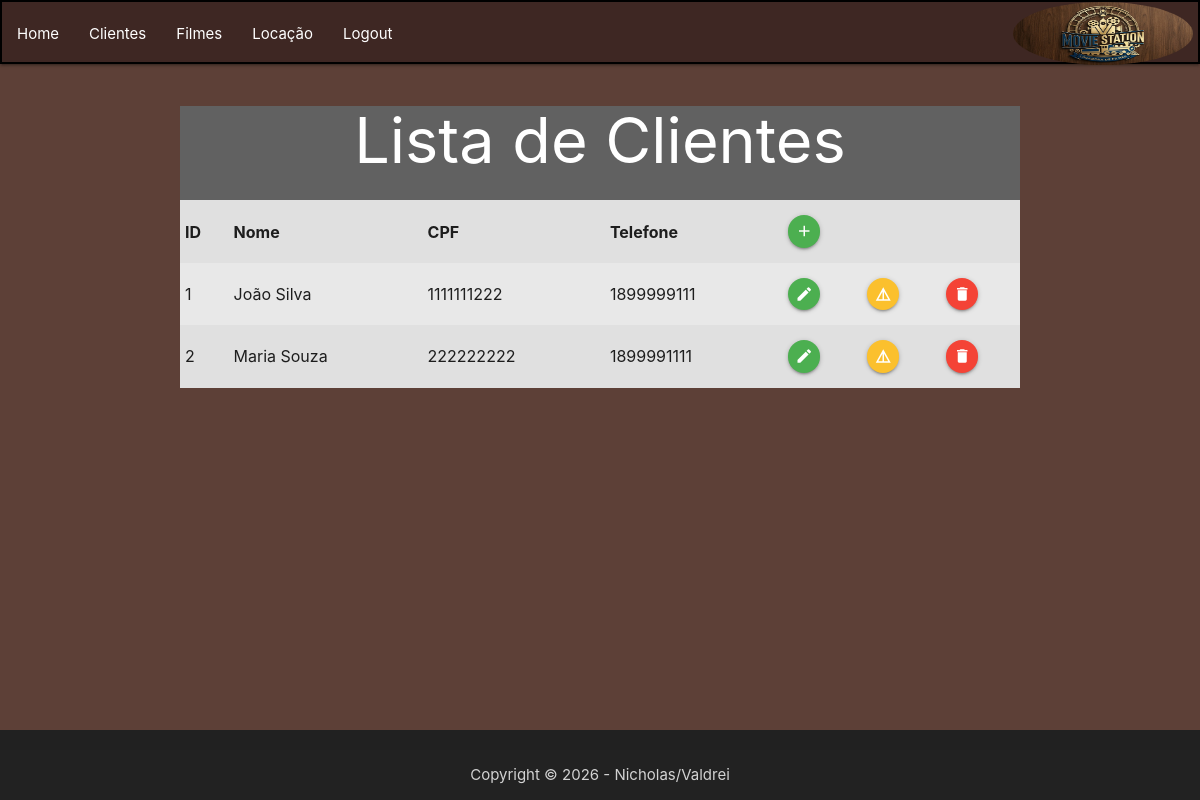
The app's page /VIEW/cliente/lstcliente.php with its own data.
### tables this page shows
CREATE TABLE `cliente` (
  `id` int(11) NOT NULL,
  `nome` varchar(35) NOT NULL,
  `cpf` int(20) NOT NULL,
  `telefone` int(20) NOT NULL
);

### DAL/cliente.php (called while the page is built, shortened)
<?php
    include_once $_SERVER['DOCUMENT_ROOT'] . '/Locadora/DAL/conexao.php';
    include_once $_SERVER['DOCUMENT_ROOT'] . '/Locadora/MODEL/cliente.php';
    class Cliente{
        public function Select(){
            $clientes = array();
            $sql = "SELECT * FROM cliente;";
            $con = Conexao::conectar();
            $registros = $con->query($sql);
            foreach($registros as $linha){
                $cliente = new \MODEL\Cliente();
                $cliente->setId($linha['id']);
                $cliente->setNome($linha['nome']);
                $cliente->setCpf($linha['cpf']);
                $cliente->setTelefone($linha['telefone']);
                $clientes[] = $cliente;
            }
            return $clientes;
        }
    }

### DAL/conexao.php (called while the page is built, shortened)
<?php
    class conexao {
        private static $dbNome = 'locadora';
        private static $dbHost = 'localhost';
        private static $dbUsuario = 'root';
        private static $dbSenha = '';
        private static $cont = null;
        public static function conectar(){
            if (self::$cont == null){
                try{
                    self::$cont = new PDO("mysql:host=" . self::$dbHost . ";dbname=" . self::$dbNome,
                    self::$dbUsuario , self::$dbSenha);
                }
                catch (\PDOException $exception) {
                    die ($exception->getMessage());
                }
            }
        return self::$cont;
        }
    public static function desconectar (){
        self::$cont = null;
        return self::$cont;
        }
    }
?>

### MODEL/cliente.php (called while the page is built, shortened)
<?php
    class Cliente{
        private ?int $id;
        private ?string $nome;
        private ?int $cpf;
        private ?int $telefone;
        public function getId(){return $this->id;}
        public function getNome(){return $this->nome;}
        public function getCpf(){return $this->cpf;}
        public function getTelefone(){return $this->telefone;}
        public function setId(int $id){$this->id = $id;}
        public function setNome(string $nome){$this->nome = $nome;}
        public function setCpf(int $cpf){$this->cpf = $cpf;}
        public function setTelefone(int $telefone){$this->telefone = $telefone;}
    }
?>

### VIEW/cliente/lstcliente.php (the view, shortened to what this page needs)
<?php
include_once $_SERVER['DOCUMENT_ROOT'] . '/Locadora/DAL/cliente.php';
include_once $_SERVER['DOCUMENT_ROOT'] . '/Locadora/MODEL/cliente.php';
include_once $_SERVER['DOCUMENT_ROOT'] . '/Locadora/VIEW/header.php';
include_once $_SERVER['DOCUMENT_ROOT'] . '/Locadora/VIEW/footer.php';
$dalCliente = new DAL\Cliente();
?>
<!DOCTYPE html>
<html lang="pt-br">
<head>
    <link rel="stylesheet" href="https://cdnjs.cloudflare.com/ajax/libs/materialize/1.0.0/css/materialize.min.css">
</head>
<body class="brown darken-2">
    <div class="container center grey darken-2 white-text">
        <h1 class="center-align">Lista de Clientes</h1>
        <div class="row grey lighten-2 black-text">
            <table class="striped responsive-table hover: ">
                <thead>
                    <tr>
                        <th>ID</th>
                        <th>Nome</th>
                        <th>CPF</th>
                        <th>Telefone</th>
                        <th> <a class="btn-floating btn-small waves-effect waves-light green">
                                <i class="material-icons"
                                    onclick="JavaScript:location.href='frmiscliente.php'">add</i>
                            </a></th>
                    </tr>
                </thead>
                <tbody>
                    <?php foreach ($dalCliente->Select() as $cliente) { ?>
                        <tr>
                            <td><?php echo $cliente->getId(); ?></td>
                            <td><?php echo $cliente->getNome(); ?></td>
                            <td><?php echo $cliente->getCpf(); ?></td>
                            <td><?php echo $cliente->getTelefone(); ?></td>
                            <td> <a class="btn-floating btn-small waves-effect waves-light green">
                                    <i class="material-icons"
                                        onclick="JavaScript:location.href='frmedtcliente.php?id=<?php echo $cliente->getId(); ?>'">edit</i>
                                </a></td>
                            <td> <a class="btn-floating btn-small waves-effect waves-light yellow darken-2">
                                    <i class="material-icons"
                                        onclick="JavaScript:location.href='frmdetcliente.php?id=<?php echo $cliente->getId(); ?>'">details</i>
                                </a></td>
                            <td> <a class="btn-floating btn-small waves-effect red">
                                    <i class="material-icons"
                                        onclick="JavaScript: remover( <?php echo $cliente->getId(); ?> )">delete</i>
                                </a></td>
                        </tr>
                    <?php } ?>
                </tbody>
            </table>
        </div>
    </div>
</body>
</html>

### records on screen
cliente: id "1", nome "João Silva", cpf "1111111222", telefone "1899999111"
cliente: id "2", nome "Maria Souza", cpf "222222222", telefone "1899991111"
